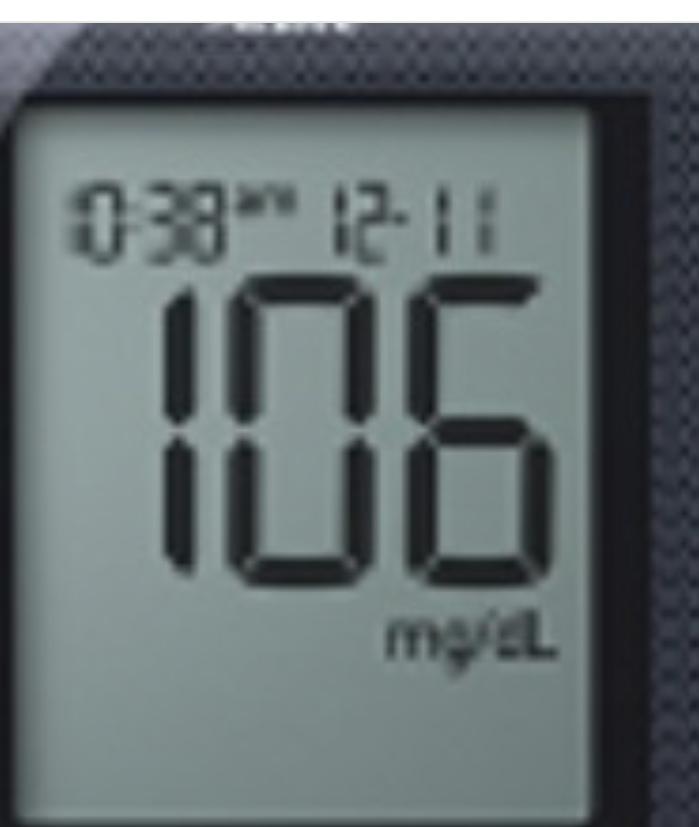
#> input picture AI Specialization - U of Minuto de Dios/Computer_Vision/glucometro.png, 699 x 827 px
$ jupyter execute Computer_vision_week_2-Copy1.ipynb
#> lines starting #> are read from the running program, lines starting #| are printed output that depends on the picture; after the words box and inside, x2 and y2 are one past the last pixel; in counts of white or black regions, pixels touching at a corner belong together
# Trabajo Semana 2

## Asignatura: Computer vision

### Especialización en Inteligencia Artificial

#### Integrantes:

* Jorge Armando Serrano Duque
* Daniel Cadavid Zuleta
* Oscar Yesid Cárdenas Santos
* Saúl Andrés Garnica Gutiérrez
* Michael Andrés Mora Poveda

El objetivo del siguiente código es realizar la aplicación de 5 filtros relacionados con computer vision sobre la imagen de un glucómetro. Para tal fin, aplicaremos las librerías clásicas de Python y en especial **Scikit-Image**

[cell 1]
import cv2
print(cv2.__version__)

[cell 2]
import skimage
print(skimage.__version__)

[cell 3]
import pandas as pd
import matplotlib.pyplot as plt

[cell 4]
image_color = cv2.imread("glucometro.png")
#> image_color is the input picture: shape (827, 699, 3); mean B, G, R 111.7, 110, 100.1

[cell 5]
image = cv2.imread("glucometro.png")

#### Filtros seleccionados para el ejercicio:

1. canny
2. Thresholding
3. Trasformación morfológica (dilatación)
4. Trasformación morfológica (erosión)
5. Restoration Richardson-Lucy

[cell 6]
def plot_cv_image(input_image):
    """
    Converts an image from BGR to RGB and plots
    """
    #Change color channels order for matplotlib
    plt.imshow(cv2.cvtColor(input_image, cv2.COLOR_BGR2RGB))

    #For easier view
    plt.axis('off')
    plt.show()

### Imagen inicial

[cell 7]
plot_cv_image(image)

### 1. Filtro canny

[cell 8]
from skimage.feature import canny

[cell 9]
from skimage import io, feature

[cell 10]
image = io.imread('glucometro.png', as_gray=True)
#> image: shape (827, 699) float64; min 0.0729, max 1, mean 0.423

[cell 11]
edges = feature.canny(image, sigma=1)
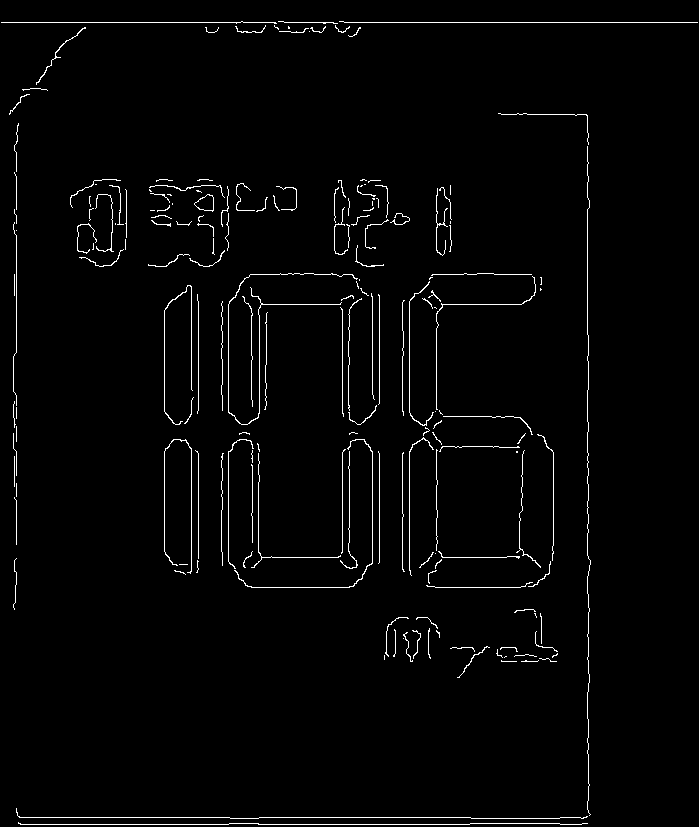
#> edges: shape (827, 699) bool; 2% white in thin lines or dots

[cell 12]
# Mostrar la imagen original y los bordes detectados
fig, axes = plt.subplots(1, 2, figsize=(10, 5))
ax0, ax1 = axes.ravel()
ax0.imshow(image, cmap=plt.cm.gray)
ax0.set_title('Imagen original')

ax1.imshow(edges, cmap=plt.cm.gray)
ax1.set_title('Bordes detectados')

plt.show()
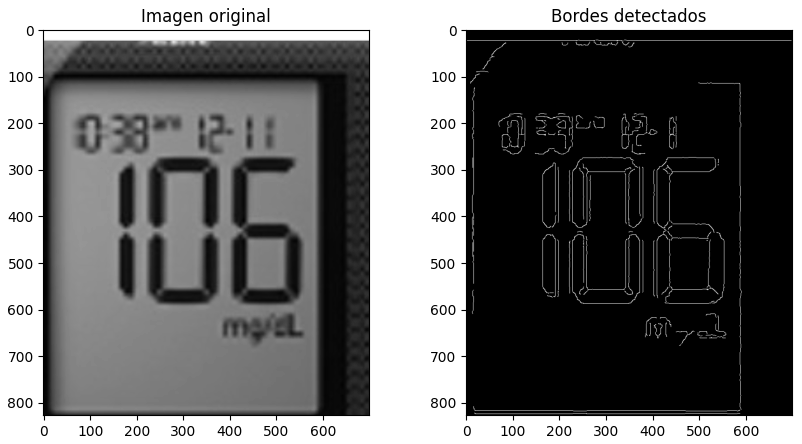
#> figure drawn by matplotlib, 2 panels

### 2. Filtro Thresholding

[cell 13]
from skimage.filters import try_all_threshold
from skimage.filters import threshold_mean

[cell 14]
thresh = threshold_mean(image)
#> thresh = 0.423

[cell 15]
binary = image > thresh
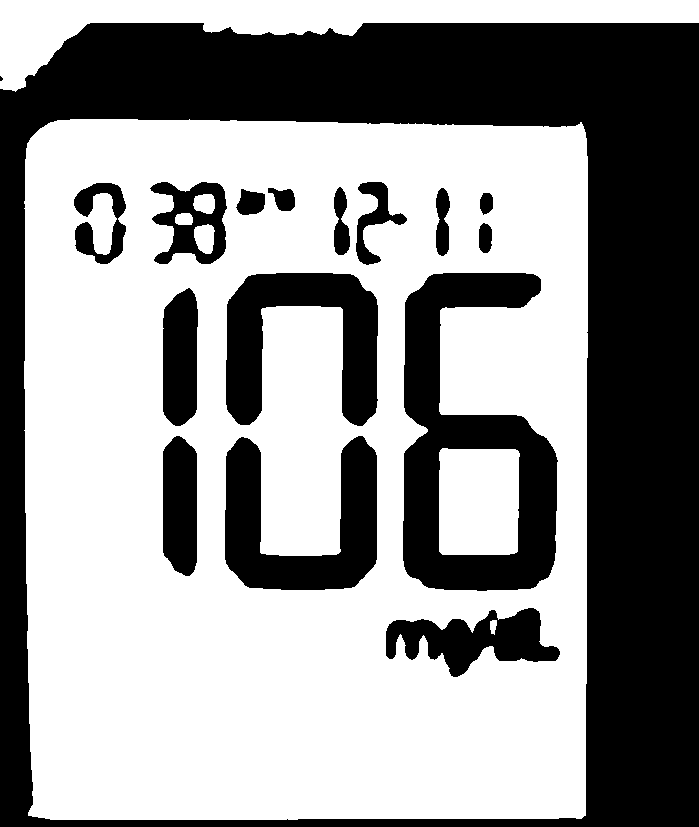
#> binary: shape (827, 699) bool; 58.4% white; 17 black regions (1 under 20 px), largest, box (x1, y1, x2, y2) and area: (0, 23, 699, 827) 166462, (403, 273, 558, 591) 24442, (225, 436, 377, 590) 12522

[cell 16]
fig, axes = plt.subplots(ncols=2, figsize=(8, 3))
ax = axes.ravel()

ax[0].imshow(image, cmap=plt.cm.gray)
ax[0].set_title('Original image')

ax[1].imshow(binary, cmap=plt.cm.gray)
ax[1].set_title('Result')

for a in ax:
    a.axis('off')

plt.show()
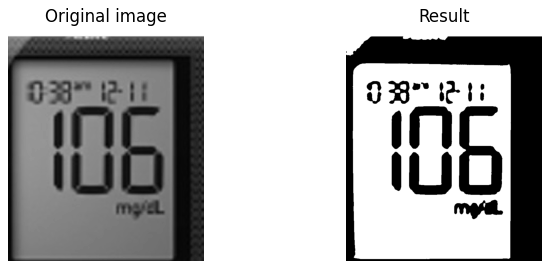
#> figure drawn by matplotlib, 2 panels

### 3. Trasformación morfológica (dilatación)

[cell 17]
from skimage.morphology import dilation
from skimage.util import img_as_ubyte

[cell 18]
original_image = img_as_ubyte(image)

[cell 19]
trans_dilation = dilation(original_image)

[cell 20]
def plot_comparison(original, filtered, filter_name):

    fig, (ax1, ax2) = plt.subplots(ncols=2, figsize=(8, 4), sharex=True,
                                   sharey=True)
    ax1.imshow(original, cmap=plt.cm.gray)
    ax1.set_title('original')
    ax1.axis('off')
    ax2.imshow(filtered, cmap=plt.cm.gray)
    ax2.set_title(filter_name)
    ax2.axis('off')

[cell 21]
plot_comparison(original_image, trans_dilation, 'dilation')

### 4. Trasformación morfológica (erosión)

[cell 22]
from skimage.morphology import (erosion, dilation, opening, closing, white_tophat)

[cell 23]
trans_erosion = erosion(original_image)

[cell 24]
plot_comparison(original_image, trans_erosion, 'erosion')

### 5. Trasformación Skeleton

[cell 25]
from skimage.morphology import skeletonize, convex_hull_image
import pandas as pd
import numpy as np

[cell 26]
sk = skeletonize(image == 0)
#> sk: shape (827, 699) bool; every value is 0
plot_comparison(image, sk, 'skeletonize')

### 6. Trasformación Restoration Richardson-Lucy

[cell 27]
import numpy as np
import matplotlib.pyplot as plt

from scipy.signal import convolve2d as conv2

from skimage import color, data, restoration

rng = np.random.default_rng()

astro = color.rgb2gray(image_color)

psf = np.ones((5, 5)) / 25
astro = conv2(astro, psf, 'same')
# Add Noise to Image
astro_noisy = astro.copy()
astro_noisy += (rng.poisson(lam=25, size=astro.shape) - 10) / 255.
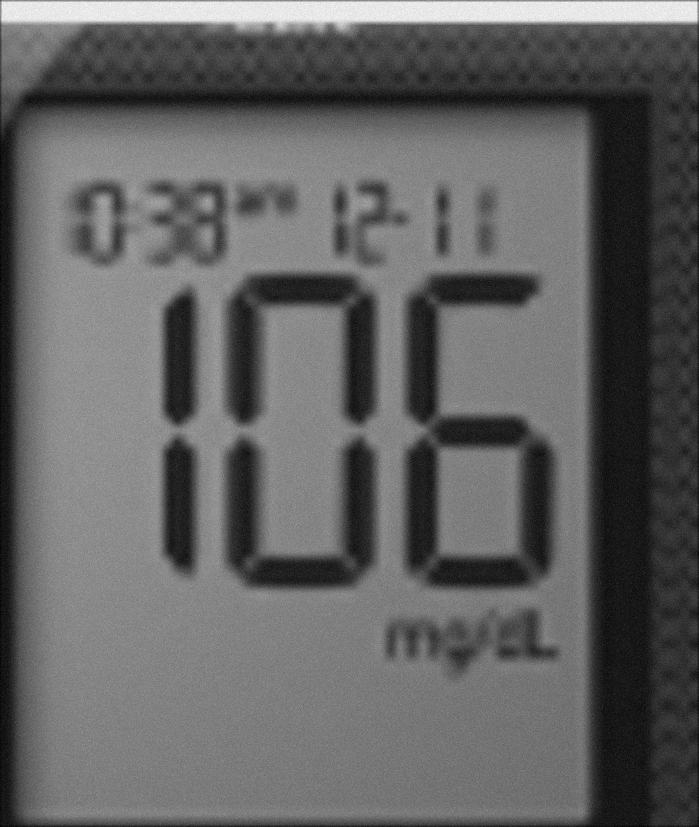
#> astro_noisy: shape (827, 699) float64; min 0.0635, max 1.15, mean 0.487; drawn with min black and max white

[cell 28]
# Restore Image using Richardson-Lucy algorithm
deconvolved_RL = restoration.richardson_lucy(astro_noisy, psf, num_iter=30)
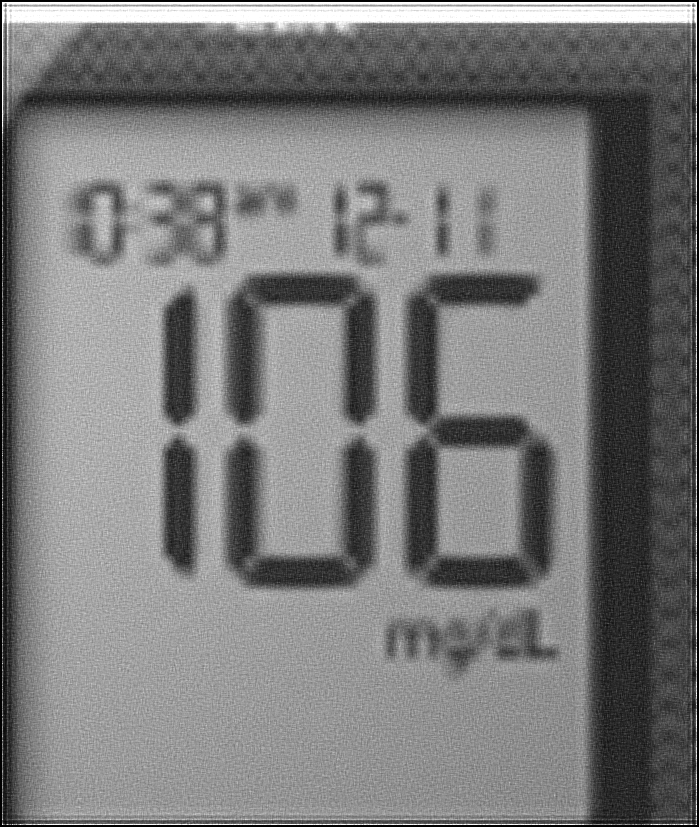
#> deconvolved_RL: shape (827, 699) float64; min 4.29e-12, max 1, mean 0.483

fig, ax = plt.subplots(nrows=1, ncols=3, figsize=(8, 5))
plt.gray()

for a in (ax[0], ax[1], ax[2]):
       a.axis('off')

ax[0].imshow(astro)
ax[0].set_title('Original Data')

ax[1].imshow(astro_noisy)
ax[1].set_title('Noisy data')

ax[2].imshow(deconvolved_RL, vmin=astro_noisy.min(), vmax=astro_noisy.max())
ax[2].set_title('Restoration using\nRichardson-Lucy')


fig.subplots_adjust(wspace=0.02, hspace=0.2,
                    top=0.9, bottom=0.05, left=0, right=1)
plt.show()
